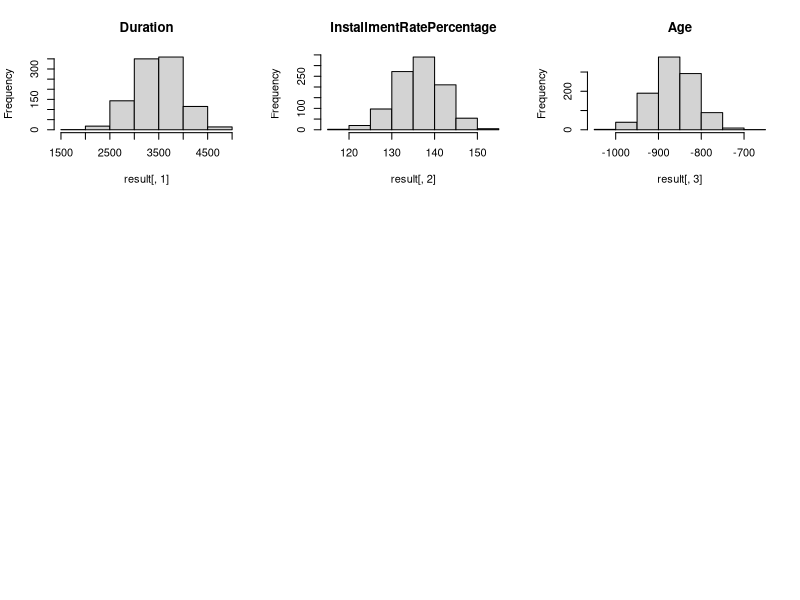
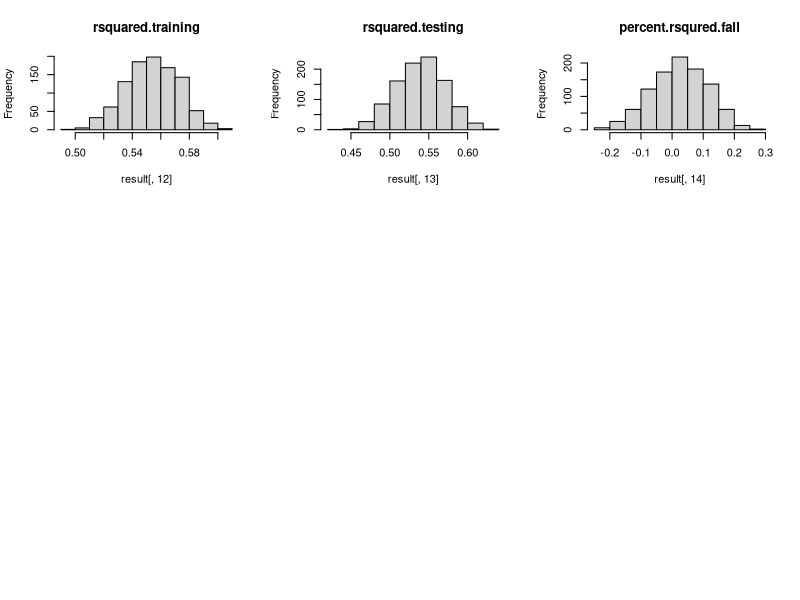

Here is the R script that generated these plots, in order:
## ---- chunk 1
knitr::opts_chunk$set(echo = TRUE)
## ---- chunk 2
library(caret)
data(GermanCredit)
data = GermanCredit

#Convert dummy field variables into one interger column

# 4 columns for Checking Account Balance: 0, 0 to 200, greater than 200, and None
data$AccountBalance= apply(data[11:14], 1, function(x) {
  names(x)[as.logical(as.numeric(as.character(x)))]})
data$AccountBalance= as.integer(as.factor(data$AccountBalance))

# 5 columns for credit history: NoCredit.AllPaid, ThisBank.AllPaid, PaidDuly, Delay, Critical
data$CreditHistory = apply(data[,15:19], 1, function(x){
  names(x)[as.logical(as.numeric(as.character(x)))]})
data$CreditHistory = as.integer(as.factor(data$CreditHistory))

# 11 columns for purpose
purpose_mapping = c("Purpose.NewCar"= 1, "Purpose.UsedCar"= 2, "Purpose.Furniture.Equipment"= 3,
                    "Purpose.Radio.Television"= 4, "Purpose.DomesticAppliance"= 5,
                    "Purpose.Repairs" = 6, "Purpose.Education" = 7,  "Purpose.Vacation"= 8,
                    "Purpose.Retraining"= 9, "Purpose.Business"= 10, "Purpose.Other"= 11)
data$Purpose = apply(data[20:30], 1, function(x) {
names(x)[as.logical(as.numeric(as.character(x)))]})
data$Purpose = purpose_mapping[as.integer(as.factor(data$Purpose))]

# 4 columns for SavingsAccountBonds
data$SavingsAccountBonds= apply(data[31:35], 1, function(x) {
names(x)[as.logical(as.numeric(as.character(x)))]})
data$SavingsAccountBonds= as.integer(as.factor(data$SavingsAccountBonds))

# 5 columns of Employment Duration
data$EmploymentDuration = apply(data[36:40], 1, function(x) {
names(x)[as.logical(as.numeric(as.character(x)))]})
data$EmploymentDuration = as.integer(as.factor(data$EmploymentDuration))

#delete columns thats have been categorized
data = data[,-c(11:40)]

#5 columns for personal information
data$Personal = apply(data[11:15], 1, function(x) {
  names(x)[as.logical(as.numeric(as.character(x)))]})
data$Personal = as.integer(as.factor(data$Personal))

#3 columns for other debtors guarantors
data$OtherDebtorsGuarantors = apply(data[16:18], 1, function(x) {
  names(x)[as.logical(as.numeric(as.character(x)))]})
data$OtherDebtorsGuarantors = as.integer(as.factor(data$OtherDebtorsGuarantors))

#4 columns for Property
data$Property = apply(data[19:22], 1, function(x) {
  names(x)[as.logical(as.numeric(as.character(x)))]})
data$Property = as.integer(as.factor(data$Property))

#3 columns for OtherInstallmentPlans
data$OtherInstallmentPlans = apply(data[23:25], 1, function(x) {
  names(x)[as.logical(as.numeric(as.character(x)))]})
data$OtherInstallmentPlans = as.integer(as.factor(data$OtherInstallmentPlans))

#3 columns for Housing
data$Housing = apply(data[26:28], 1, function(x) {
  names(x)[as.logical(as.numeric(as.character(x)))]})
data$Housing = as.integer(as.factor(data$Housing))

#4 columns for Job
data$Job = apply(data[29:32], 1, function(x) {
  names(x)[as.logical(as.numeric(as.character(x)))]})
data$Job = as.integer(as.factor(data$Job))

#delete columns thats have been categorized
data = data[,-c(11:32)]
## ---- chunk 3
lm.all <- glm(data$Amount~., data=data)
## ---- chunk 4
#step <- step(lm.all, direction="both")
#step$anova

#Final Model based on AIC 
lm.final = lm(data$Amount ~ Duration + InstallmentRatePercentage + Age + Telephone + 
    Class + Purpose + SavingsAccountBonds + Personal + OtherDebtorsGuarantors + 
    Job, data= data)
summary(lm.final)

## ---- chunk 5
require(caTools)
set.seed(101) 
sample <- replicate(1000, sample(1:1000, size = 0.632*1000))
result <- data.frame(matrix(ncol = 14, nrow = 1000))

for (i in 1:1000) {
  training <- data[sample[,i], ]
  testing <- data[-sample[,i], ]
  
  lmtrain <- lm(Amount ~ Duration + InstallmentRatePercentage + Age + Telephone + Class + 
                Purpose + SavingsAccountBonds + Personal + OtherDebtorsGuarantors + Job, 
                data = training)
  
  coef.train <- lmtrain$coefficients
  rsquared.train <- summary(lmtrain)$r.squared
  
  pred.test <- predict(lmtrain, testing)
  rsquared.test <- cor(testing["Amount"], pred.test)^2
  percent.r.fall <-(rsquared.train-rsquared.test) /rsquared.train

  sampledat <- c(coef.train, rsquared.train, rsquared.test, percent.r.fall)
  result[i,] <- t(sampledat)
}

data.frame("rsquared.train"=result[,12],"rsquared.test"=result[,13],
           "rsquared.percentage.fall"=result[,14])
## ---- chunk 6
par(mfrow = c(3, 3))
hist(result[,1], main ="Duration")
hist(result[,2], main ="InstallmentRatePercentage")
hist(result[,3], main ="Age")

par(mfrow = c(3, 3))
hist(result[,12], main ="rsquared.training")
hist(result[,13], main ="rsquared.testing")
hist(result[,14], main ="percent.rsqured.fall")

## ---- chunk 7
coefmean <- apply(result[,1:11], 2, mean)
coefsd <- apply(result[,1:11], 2, sd)
coefdiff <- (lm.final$coefficients- coefmean)/lm.final$coefficients

data.frame(lm.final$coefficients, coefmean, coefdiff)
## ---- chunk 8
CI.upper <- c()
CI.lower <- c()
for (i in 1:11){
  CI.upper[i] <- coefmean[i] + qnorm(0.975)*coefsd[i]/sqrt(1000)
  CI.lower[i] <- coefmean[i] - qnorm(0.975)*coefsd[i]/sqrt(1000)
}

CI.repeated <- data.frame("CI.Upper" = CI.upper, "CI.Lower" = CI.lower,
                          "CI.Scaled.Width" = (CI.upper-CI.lower)*sqrt(0.632))
CI.repeated
## ---- chunk 9
CI.all <- confint(lm.final, c("(Intercept)", "Duration", "InstallmentRatePercentage",
                             "Age", "Telephone", "ClassGood","Purpose",
                            "SavingsAccountBonds", "Personal",
                            "OtherDebtorsGuarantors", "Job"))
CI.all <- data.frame(CI.all, Width = (CI.all[,2]-CI.all[,1]))
CI.all
## ---- chunk 10
tighter <- sum(CI.repeated[,3] < CI.all[,3])
broader <- sum(CI.repeated[,3] > CI.all[,3])
tighter
broader
